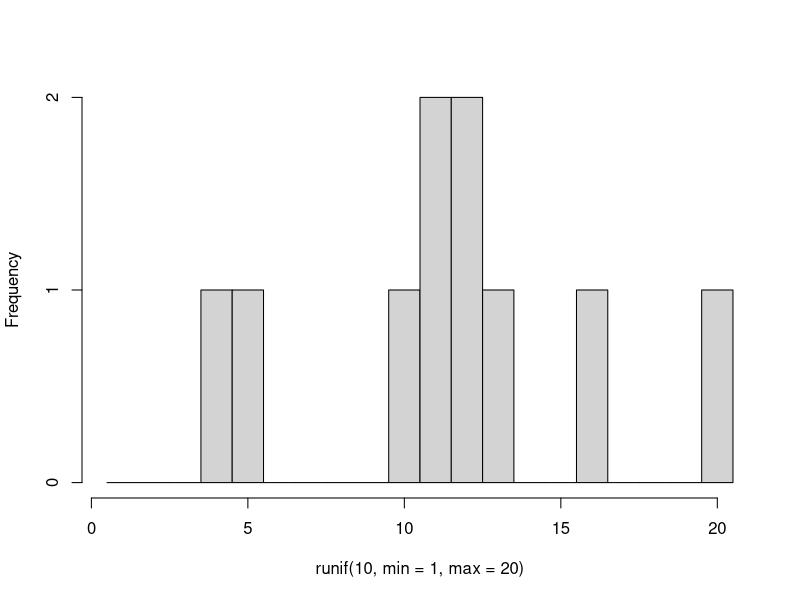
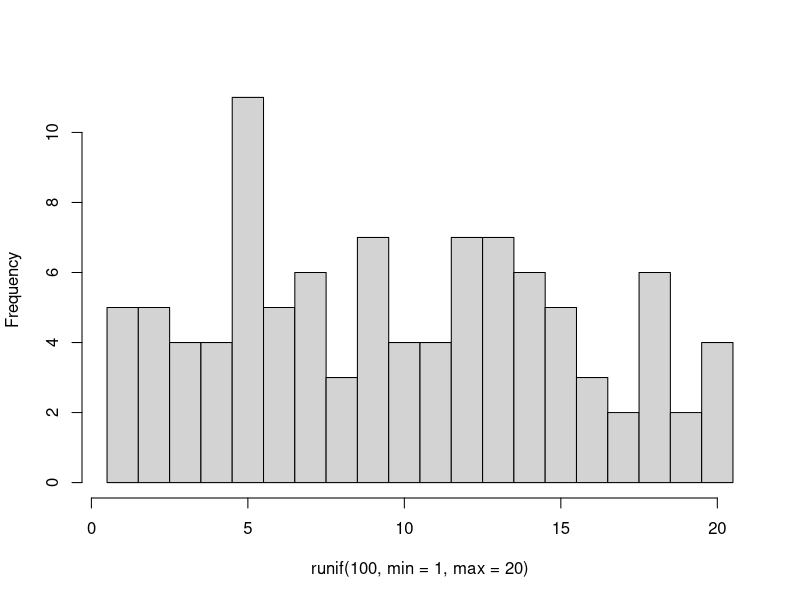
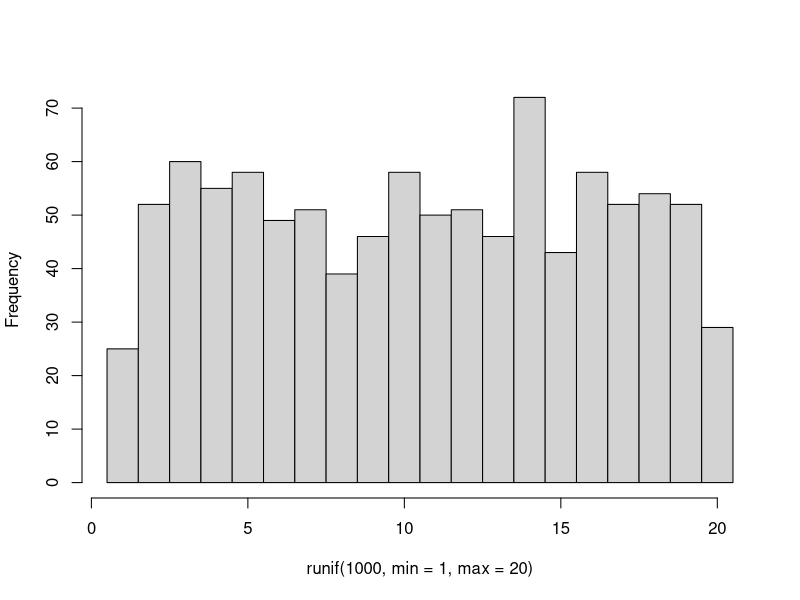
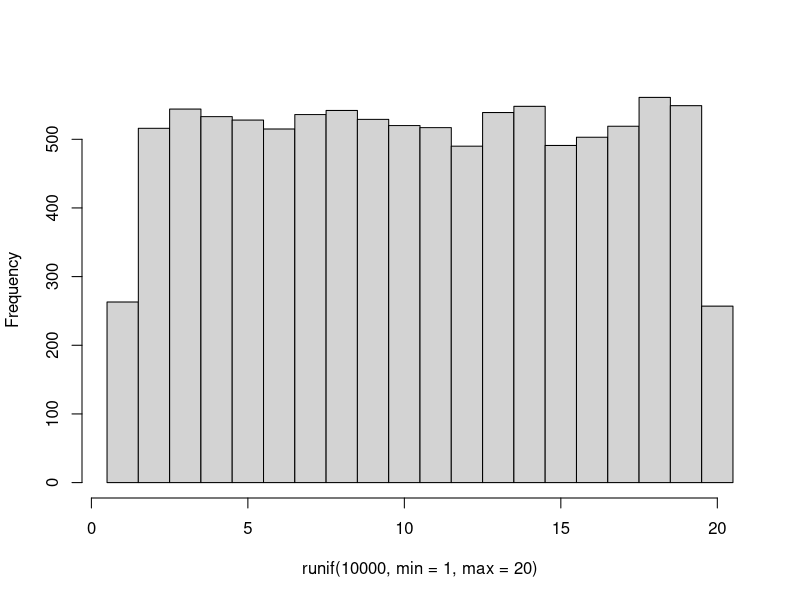
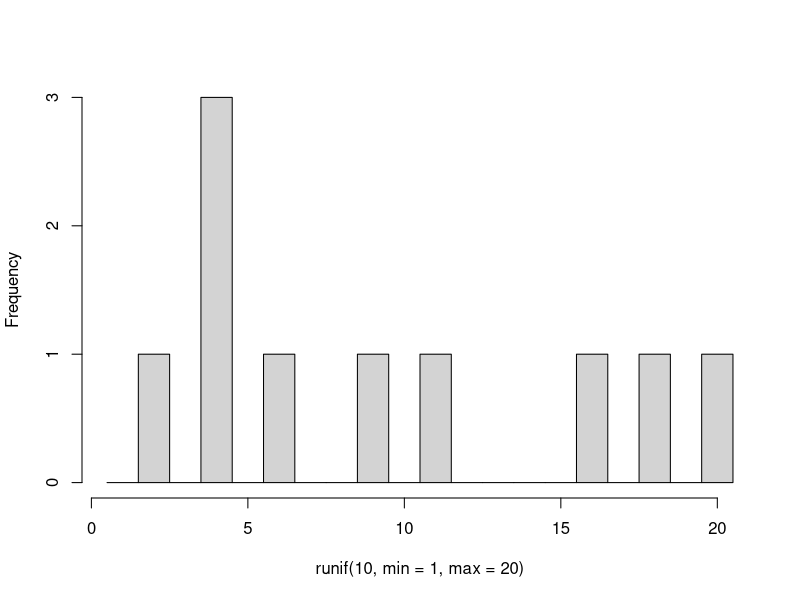
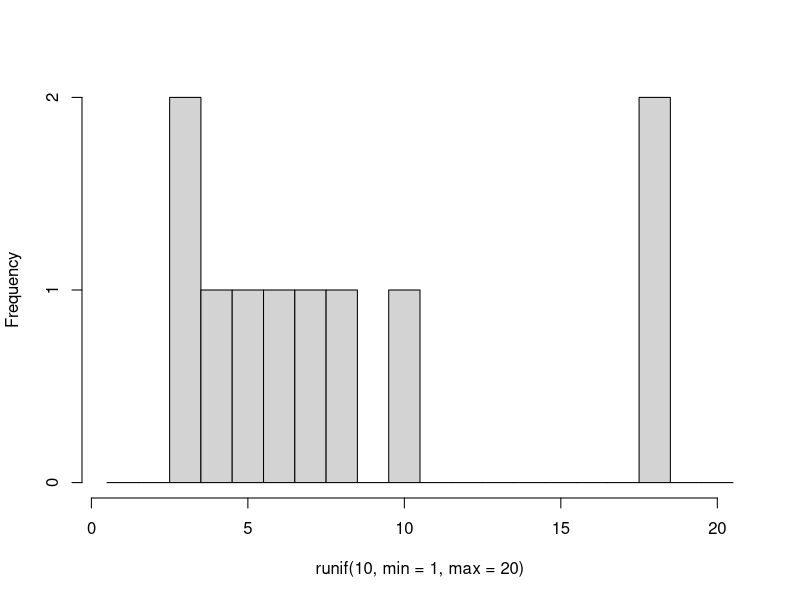
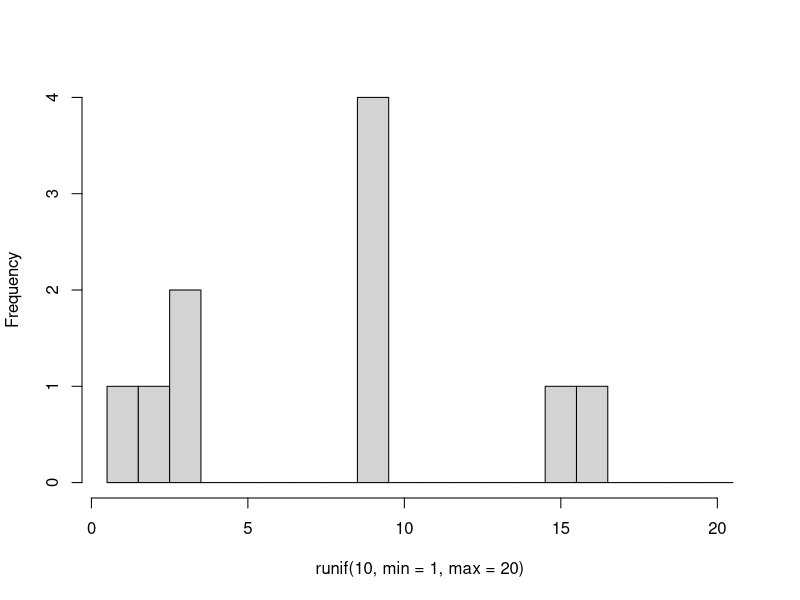
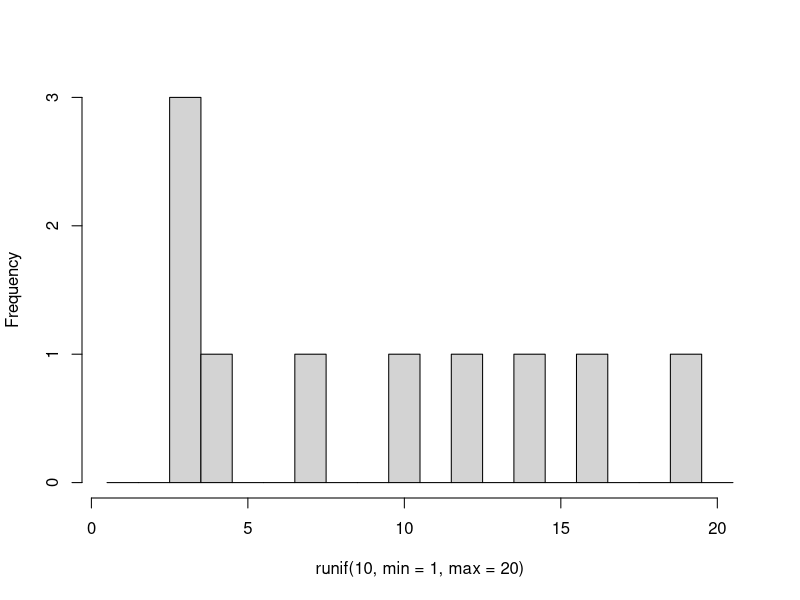

Write R code to recreate these figures, in order.
## ---- chunk 1

runif(1)

runif(10)

## ---- chunk 2

runif(1, min = 6, max = 9)

runif(10, min = 4, max = 20)

## ---- chunk 3

floor(runif(1, min = 1, max = 6))

## ---- chunk 4
#| layout-ncol: 2
#| fig-cap: 
#|   - "10 rolls"
#|   - "100 rolls"
#|   - "1000 rolls" 
#|   - "10000 rolls"
#| echo: false

hist(runif(10, min = 1, max = 20), breaks = seq(from = 0.5, to = 20.5), main = NULL)
hist(runif(100, min = 1, max = 20), breaks = seq(from = 0.5, to = 20.5), main = NULL)
hist(runif(1000, min = 1, max = 20), breaks = seq(from = 0.5, to = 20.5), main = NULL)
hist(runif(10000, min = 1, max = 20), breaks = seq(from = 0.5, to = 20.5), main = NULL)

## ---- chunk 5
#| layout-ncol: 5
#| echo: false

for (i in seq_along(1:10)) {
  hist(runif(10, min = 1, max = 20), breaks = seq(from = 0.5, to = 20.5), main = NULL)
}

## ---- chunk 6

rnorm(5)

rnorm(5, mean = 50, sd = 5)

## ---- chunk 7
#| layout-ncol: 2
#| fig-cap: 
#|   - "10 draws"
#|   - "100 draws"
#|   - "1000 draws" 
#|   - "10000 draws"
#| echo: false

hist(rnorm(10, mean = 50, sd = 5), main = NULL)
hist(rnorm(100, mean = 50, sd = 5), main = NULL)
hist(rnorm(1000, mean = 50, sd = 5), main = NULL)
hist(rnorm(10000, mean = 50, sd = 5), main = NULL)

## ---- chunk 8
#| layout-ncol: 5
#| echo: false

for (i in seq_along(1:10)) {
  hist(rnorm(50, mean = 50, sd = 5), main = NULL)
}

